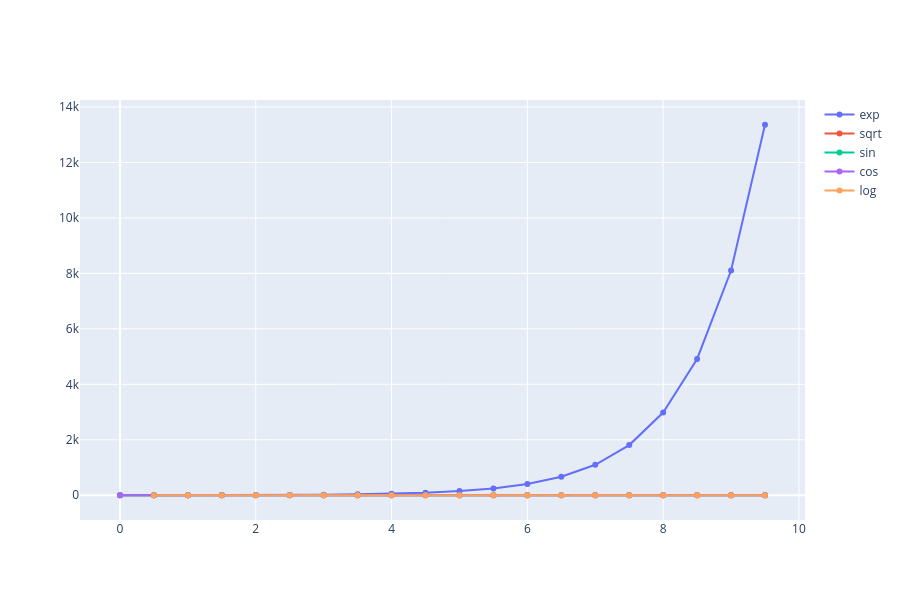

Here is the notebook cell this chart was saved with:
### Code cell
fig = go.Figure()
fig.add_trace(go.Scatter(x=B, y=exp, name="exp", mode="lines+markers"))
fig.add_trace(go.Scatter(x=B, y=sqrt, name="sqrt", mode="lines+markers"))
fig.add_trace(go.Scatter(x=B, y=sin, name="sin", mode="lines+markers"))
fig.add_trace(go.Scatter(x=B, y=cos, name="cos", mode="lines+markers"))
fig.add_trace(go.Scatter(x=B, y=log, name="log", mode="lines+markers"))

fig.update_layout(height=600).show()

### Figure 1 — Plotly figure (JSON) as saved in the notebook; plotly's stock layout.template omitted (floating-point values rounded to 4 significant figures)
{"data": [{"mode": "lines+markers", "name": "exp", "type": "scatter", "x": [0.0, 0.5, 1.0, 1.5, 2.0, 2.5, 3.0, 3.5, 4.0, 4.5, 5.0, 5.5, 6.0, 6.5, 7.0, 7.5, 8.0, 8.5, 9.0, 9.5], "y": [1.0, 1.649, 2.718, 4.482, 7.389, 12.18, 20.09, 33.12, 54.6, 90.02, 148.4, 244.7, 403.4, 665.1, 1097.0, 1808.0, 2981.0, 4915.0, 8103.0, 13360.0]}, {"mode": "lines+markers", "name": "sqrt", "type": "scatter", "x": [0.0, 0.5, 1.0, 1.5, 2.0, 2.5, 3.0, 3.5, 4.0, 4.5, 5.0, 5.5, 6.0, 6.5, 7.0, 7.5, 8.0, 8.5, 9.0, 9.5], "y": [0.0, 0.7071, 1.0, 1.225, 1.414, 1.581, 1.732, 1.871, 2.0, 2.121, 2.236, 2.345, 2.449, 2.55, 2.646, 2.739, 2.828, 2.915, 3.0, 3.082]}, {"mode": "lines+markers", "name": "sin", "type": "scatter", "x": [0.0, 0.5, 1.0, 1.5, 2.0, 2.5, 3.0, 3.5, 4.0, 4.5, 5.0, 5.5, 6.0, 6.5, 7.0, 7.5, 8.0, 8.5, 9.0, 9.5], "y": [0.0, 0.4794, 0.8415, 0.9975, 0.9093, 0.5985, 0.1411, -0.3508, -0.7568, -0.9775, -0.9589, -0.7055, -0.2794, 0.2151, 0.657, 0.938, 0.9894, 0.7985, 0.4121, -0.07515]}, {"mode": "lines+markers", "name": "cos", "type": "scatter", "x": [0.0, 0.5, 1.0, 1.5, 2.0, 2.5, 3.0, 3.5, 4.0, 4.5, 5.0, 5.5, 6.0, 6.5, 7.0, 7.5, 8.0, 8.5, 9.0, 9.5], "y": [1.0, 0.8776, 0.5403, 0.07074, -0.4161, -0.8011, -0.99, -0.9365, -0.6536, -0.2108, 0.2837, 0.7087, 0.9602, 0.9766, 0.7539, 0.3466, -0.1455, -0.602, -0.9111, -0.9972]}, {"mode": "lines+markers", "name": "log", "type": "scatter", "x": [0.0, 0.5, 1.0, 1.5, 2.0, 2.5, 3.0, 3.5, 4.0, 4.5, 5.0, 5.5, 6.0, 6.5, 7.0, 7.5, 8.0, 8.5, 9.0, 9.5], "y": [-Infinity, -0.6931, 0.0, 0.4055, 0.6931, 0.9163, 1.099, 1.253, 1.386, 1.504, 1.609, 1.705, 1.792, 1.872, 1.946, 2.015, 2.079, 2.14, 2.197, 2.251]}], "layout": {"height": 600}}
